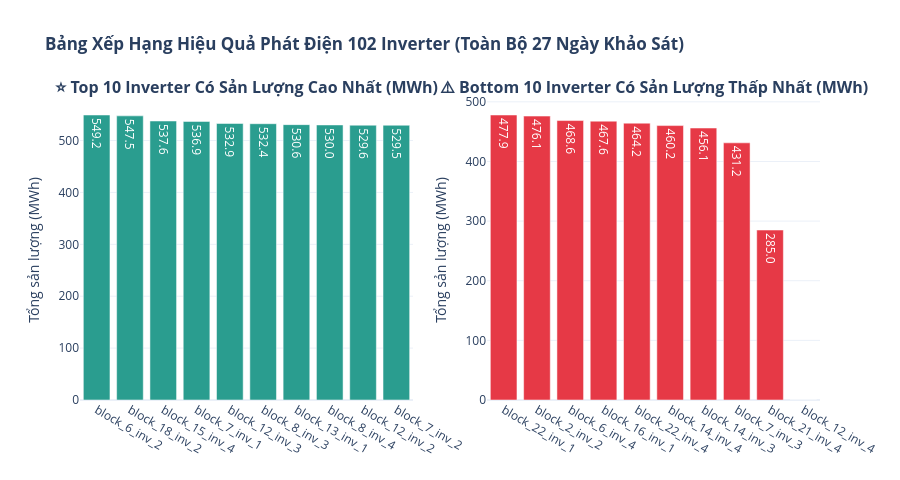

The code cell stored with this chart in its notebook:
### Markdown cell above
---

## 🏆 9. Đối Sánh Toàn Đội Ngũ 102 Inverter & Bản Đồ Nhiệt 24 Cụm Trạm (Inverter Fleet Benchmarking)

Để đánh giá công bằng hiệu quả của 102 Inverter:
1. **Xếp hạng Top 10 Hiệu Quả Nhất vs Bottom 10 Thấp Nhất** theo Sản lượng tích lũy 27 ngày ($MWh$) và $PR$ (%).
2. **Bản đồ nhiệt 24 Cụm Trạm (24-Block Spatial Heatmap)**: Nhận diện phân bố không gian địa lý của các cụm máy.
3. **Phân biệt Sự cố Tạm Thời vs Suy Giảm Kinh Niên**: Đối chiếu hiệu suất ngày chọn vs tổng thể 27 ngày.

### Code cell
# 1. Tính toán hiệu suất tích lũy toàn kỳ 27 ngày cho 102 Inverter
inv_fleet_stats = []

for inv in inverters:
    ac_c = f'{inv}_ac_kw'
    dc_c = f'{inv}_dc_kw'
    
    e_tot_mwh = (df_master[ac_c] * df_master['dt_h']).sum() / 1000.0
    e_dc_tot_mwh = (df_master[dc_c] * df_master['dt_h']).sum() / 1000.0
    peak_kw = df_master[ac_c].max()
    avg_kw = df_master[ac_c].mean()
    
    # Final Yield (kWh/kWp)
    y_f_tot = (e_tot_mwh * 1000.0) / INV_DC_CAPACITY_KWP
    
    # Hiệu suất chuyển đổi trung bình ban ngày
    valid = (df_master[dc_c] >= 10.0)
    eff = (df_master.loc[valid, ac_c] / df_master.loc[valid, dc_c] * 100.0).mean() if valid.sum() > 0 else np.nan
    
    block_id = int(inv.split('_inv_')[0].replace('block_', ''))
    
    inv_fleet_stats.append({
        'inverter': inv,
        'block': f'Block {block_id}',
        'block_id': block_id,
        'total_energy_mwh': e_tot_mwh,
        'final_yield_kwh_kwp': y_f_tot,
        'peak_ac_kw': peak_kw,
        'avg_ac_kw': avg_kw,
        'mean_efficiency_pct': min(eff, 100.0) if not np.isnan(eff) else np.nan
    })

df_fleet = pd.DataFrame(inv_fleet_stats).sort_values('total_energy_mwh', ascending=False).reset_index(drop=True)
df_fleet['rank'] = np.arange(1, len(df_fleet) + 1)

top10 = df_fleet.head(10)
bot10 = df_fleet.tail(10)

# 2. Vẽ biểu đồ Bar Chart Top 10 vs Bottom 10
fig_rank = make_subplots(
    rows=1, cols=2,
    subplot_titles=[
        "<b>⭐ Top 10 Inverter Có Sản Lượng Cao Nhất (MWh)</b>",
        "<b>⚠️ Bottom 10 Inverter Có Sản Lượng Thấp Nhất (MWh)</b>"
    ]
)

fig_rank.add_trace(go.Bar(
    x=top10['inverter'], y=top10['total_energy_mwh'],
    text=top10['total_energy_mwh'].apply(lambda x: f"{x:,.1f}"),
    textposition='auto',
    marker_color='#2A9D8F',
    name='Top 10'
), row=1, col=1)

fig_rank.add_trace(go.Bar(
    x=bot10['inverter'], y=bot10['total_energy_mwh'],
    text=bot10['total_energy_mwh'].apply(lambda x: f"{x:,.1f}"),
    textposition='auto',
    marker_color='#E63946',
    name='Bottom 10'
), row=1, col=2)

fig_rank.update_yaxes(title_text="Tổng sản lượng (MWh)", row=1, col=1)
fig_rank.update_yaxes(title_text="Tổng sản lượng (MWh)", row=1, col=2)

fig_rank.update_layout(
    title_text="<b>Bảng Xếp Hạng Hiệu Quả Phát Điện 102 Inverter (Toàn Bộ 27 Ngày Khảo Sát)</b>",
    template=PLOTLY_TEMPLATE,
    height=480,
    showlegend=False
)
fig_rank.show()

### Figure 1 — Plotly figure (JSON) as saved in the notebook; plotly's stock layout.template omitted (floating-point values rounded to 4 significant figures)
{"data": [{"marker": {"color": "#2A9D8F"}, "name": "Top 10", "text": ["549.2", "547.5", "537.6", "536.9", "532.9", "532.4", "530.6", "530.0", "529.6", "529.5"], "textposition": "auto", "type": "bar", "x": ["block_6_inv_2", "block_18_inv_2", "block_15_inv_4", "block_7_inv_1", "block_12_inv_3", "block_8_inv_3", "block_13_inv_1", "block_8_inv_4", "block_12_inv_2", "block_7_inv_2"], "xaxis": "x", "y": [549.2, 547.5, 537.6, 536.9, 532.9, 532.4, 530.6, 530.0, 529.6, 529.5], "yaxis": "y"}, {"marker": {"color": "#E63946"}, "name": "Bottom 10", "text": ["477.9", "476.1", "468.6", "467.6", "464.2", "460.2", "456.1", "431.2", "285.0", "0.0"], "textposition": "auto", "type": "bar", "x": ["block_22_inv_1", "block_2_inv_2", "block_6_inv_4", "block_16_inv_1", "block_22_inv_4", "block_14_inv_4", "block_14_inv_3", "block_7_inv_3", "block_21_inv_4", "block_12_inv_4"], "xaxis": "x2", "y": [477.9, 476.1, 468.6, 467.6, 464.2, 460.2, 456.1, 431.2, 285.0, 0.0], "yaxis": "y2"}], "layout": {"annotations": [{"font": {"size": 16}, "showarrow": false, "text": "<b>⭐ Top 10 Inverter Có Sản Lượng Cao Nhất (MWh)</b>", "x": 0.225, "xanchor": "center", "xref": "paper", "y": 1, "yanchor": "bottom", "yref": "paper"}, {"font": {"size": 16}, "showarrow": false, "text": "<b>⚠️ Bottom 10 Inverter Có Sản Lượng Thấp Nhất (MWh)</b>", "x": 0.775, "xanchor": "center", "xref": "paper", "y": 1, "yanchor": "bottom", "yref": "paper"}], "height": 480, "showlegend": false, "title": {"text": "<b>Bảng Xếp Hạng Hiệu Quả Phát Điện 102 Inverter (Toàn Bộ 27 Ngày Khảo Sát)</b>"}, "xaxis": {"anchor": "y", "domain": [0, 0.45]}, "xaxis2": {"anchor": "y2", "domain": [0.55, 1]}, "yaxis": {"anchor": "x", "domain": [0, 1], "title": {"text": "Tổng sản lượng (MWh)"}}, "yaxis2": {"anchor": "x2", "domain": [0, 1], "title": {"text": "Tổng sản lượng (MWh)"}}}}
